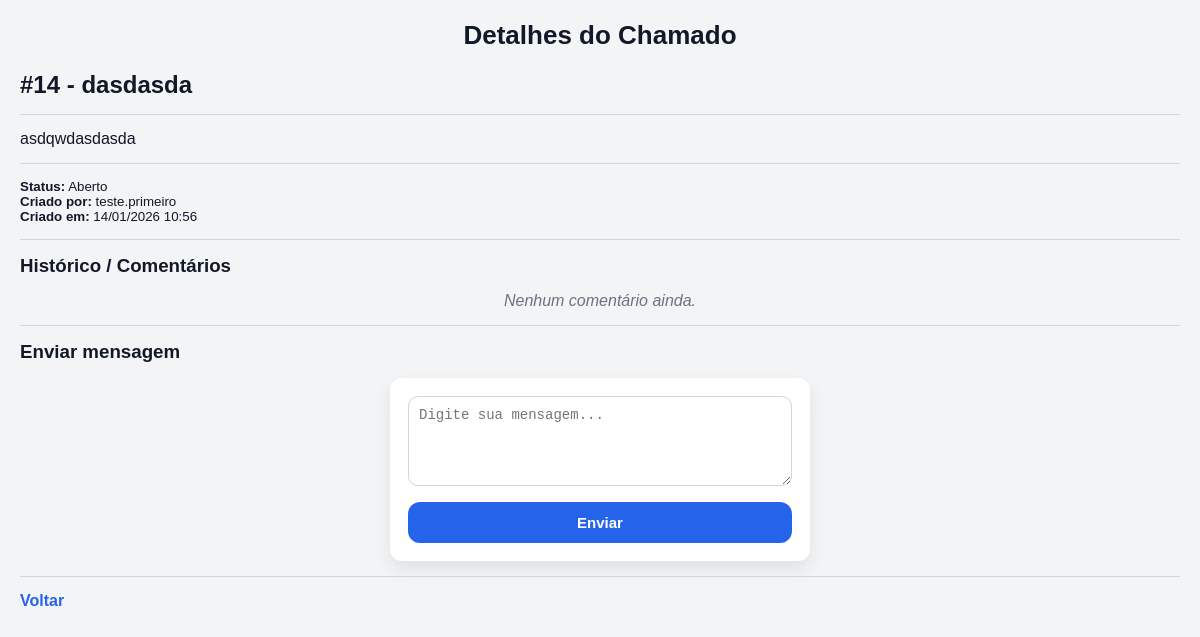
The page /ticket/14 (signed in) on the database as committed earlier.
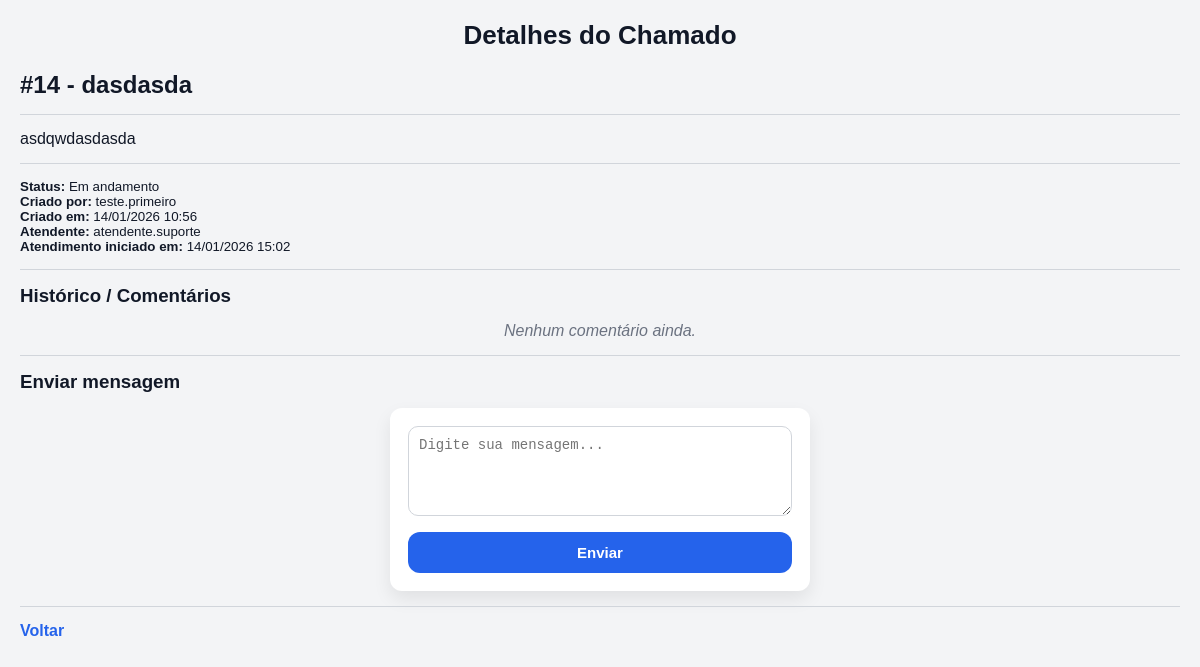
The same page on the database as committed later.
### tables this page shows
CREATE TABLE tickets (
    id INTEGER PRIMARY KEY AUTOINCREMENT, -- ID único do chamado (auto incremento)

    titulo TEXT NOT NULL,                 -- Título do chamado
    descricao TEXT NOT NULL,              -- Descrição do problema

    status TEXT NOT NULL,                 -- Status do ticket: Aberto | Em andamento | Fechado

    user_id INTEGER NOT NULL,             -- ID do usuário que criou o chamado

    attendant_id INTEGER,                 -- ID do atendente responsável (pode ser NULL)

    created_at TEXT NOT NULL,             -- Data/hora de criação do chamado

    started_at TEXT,                      -- Data/hora de início do atendimento (pode ser NULL)
    closed_at TEXT,                       -- Data/hora de fechamento (pode ser NULL)

    is_hidden INTEGER NOT NULL,           -- 0 = visível | 1 = oculto (soft delete)

    hidden_by INTEGER,                    -- ID de quem ocultou (atendente/admin)
    hidden_at TEXT                        -- Data/hora que foi ocultado
, last_status_at TEXT, last_status_by INTEGER, last_comment_at TEXT, last_comment_by INTEGER, user_seen_at TEXT, attendant_seen_at TEXT, admin_seen_at TEXT, user_seen_comment_id INTEGER, attendant_seen_comment_id INTEGER, admin_seen_comment_id INTEGER, user_seen_status_at TEXT, attendant_seen_status_at TEXT, admin_seen_status_at TEXT);

CREATE TABLE users (
    id INTEGER PRIMARY KEY AUTOINCREMENT,
    username TEXT NOT NULL UNIQUE,
    email TEXT,
    senha TEXT NOT NULL,
    is_admin INTEGER NOT NULL
);

### app.py (the view, shortened to what this page needs)
@app.route('/ticket/<int:ticket_id>')
def ticket_detail(ticket_id):
    if 'user_id' not in session:
        return redirect(url_for('login'))
    nivel = session.get('nivel')
    conn = get_db_connection()
    cursor = conn.cursor()
    cursor.execute("""
        SELECT
            tickets.id,
            tickets.status,
            tickets.is_hidden,
            tickets.user_id,
            tickets.attendant_id,
            attendant.username AS attendant_name
        FROM tickets
        LEFT JOIN users AS attendant ON tickets.attendant_id = attendant.id
        WHERE tickets.id = ?
    """, (ticket_id,))
    info = cursor.fetchone()
    if not info:
        conn.close()
        flash(f"Chamado Nº: {ticket_id} não encontrado.", "error")
        return redirect(url_for('dashboard'))
    status = info["status"]
    is_hidden = info["is_hidden"]
    atendente = info["attendant_name"] or "—"
    if is_hidden == 1 and nivel != 2:
        conn.close()
        flash(f"Chamado Nº: {ticket_id} não encontrado.", "error")
        return redirect(url_for('dashboard'))
    ticket = None
    if nivel == 2:
        cursor.execute("""
            SELECT
                tickets.id,
                tickets.titulo,
                tickets.descricao,
                tickets.status,
                tickets.created_at,
                tickets.started_at,
                tickets.closed_at,
                tickets.is_hidden,
                creator.username AS creator_name,
                attendant.username AS attendant_name,
                hider.username AS hider_name,
                tickets.hidden_at
            FROM tickets
            JOIN users AS creator ON tickets.user_id = creator.id
            LEFT JOIN users AS attendant ON tickets.attendant_id = attendant.id
            LEFT JOIN users AS hider ON tickets.hidden_by = hider.id
            WHERE tickets.id = ?
        """, (ticket_id,))
        ticket = cursor.fetchone()
    elif nivel == 0:
        cursor.execute("""
            SELECT
                tickets.id,
                tickets.titulo,
                tickets.descricao,
                tickets.status,
                tickets.created_at,
                tickets.started_at,
                tickets.closed_at,
                tickets.is_hidden,
                creator.username AS creator_name,
                attendant.username AS attendant_name,
                hider.username AS hider_name,
                tickets.hidden_at
            FROM tickets
            JOIN users AS creator ON tickets.user_id = creator.id
            LEFT JOIN users AS attendant ON tickets.attendant_id = attendant.id
            LEFT JOIN users AS hider ON tickets.hidden_by = hider.id
            WHERE tickets.id = ?
              AND tickets.user_id = ?
              AND tickets.is_hidden = 0
        """, (ticket_id, session['user_id']))
        ticket = cursor.fetchone()
    cursor.execute("""
        SELECT
            tc.id,
            tc.comment,
            tc.created_at,
            u.username AS author
        FROM ticket_comments tc
        JOIN users u ON tc.user_id = u.id
        WHERE tc.ticket_id = ?
        ORDER BY tc.id ASC
    """, (ticket_id,))
    comments = cursor.fetchall()
    conn.close()
    marcar_ticket_como_visto(ticket_id)
    return render_template('ticket_detail.html', ticket=ticket, comments=comments)

### app.py (called while the page is built, shortened)
def get_db_connection():
    conn = sqlite3.connect('database.db')
    conn.row_factory = sqlite3.Row
    return conn

def marcar_ticket_como_visto(ticket_id):
    if "user_id" not in session:
        return
    nivel = session.get("nivel")
    user_id = session.get("user_id")
    if nivel not in [0, 1, 2]:
        return
    if nivel == 0:
        coluna = "user_seen_comment_id"
    elif nivel == 1:
        coluna = "attendant_seen_comment_id"
    else:
        coluna = "admin_seen_comment_id"
    conn = get_db_connection()
    cursor = conn.cursor()
    cursor.execute("""
        SELECT MAX(id) AS last_id
        FROM ticket_comments
        WHERE ticket_id = ?
    """, (ticket_id,))
    last_comment = cursor.fetchone()
    last_id = last_comment["last_id"] if last_comment and last_comment["last_id"] else None
    if not last_id:
        conn.close()
        return

### templates/ticket_detail.html (shortened to what this page needs)
<!DOCTYPE html>
<html lang="pt-br">
<head>
    <link rel="stylesheet" href="{{ url_for('static', filename='style.css') }}">
</head>
<body>
<h1>Detalhes do Chamado</h1>
<h2>#{{ ticket['id'] }} - {{ ticket['titulo'] }}</h2>
<hr>
<p>{{ ticket['descricao'] }}</p>
<hr>
<small>
    <p><strong>Status:</strong>
        {% if ticket['is_hidden'] == 1 %}
            Ocultado
        {% else %}
            {{ ticket['status'] }}
        {% endif %}
    </p>
    <p><strong>Criado por:</strong> {{ ticket['creator_name'] }}</p>
    <p><strong>Criado em:</strong> {{ ticket['created_at'] }}</p>
    {% if ticket['attendant_name'] %}
        <p><strong>Atendente:</strong> {{ ticket['attendant_name'] }}</p>
    {% endif %}
    {% if ticket['started_at'] %}
        <p><strong>Atendimento iniciado em:</strong> {{ ticket['started_at'] }}</p>
    {% endif %}
</small>
<hr>
<h3>Histórico / Comentários</h3>
{% if comments %}
    <div class="comments-box">
        {% for c in comments %}
            <div class="comment-item">
                <div class="comment-header">
                    <strong>{{ c['author'] }}</strong>
                    <span>{{ c['created_at'] }}</span>
                </div>
                <div class="comment-body">
                    {{ c['comment'] }}
                </div>
            </div>
        {% endfor %}
    </div>
{% else %}
    <p class="vazio">Nenhum comentário ainda.</p>
{% endif %}
<hr>
<h3>Enviar mensagem</h3>
<form method="POST" action="{{ url_for('add_comment', ticket_id=ticket['id']) }}">
    <textarea name="comment" rows="4" placeholder="Digite sua mensagem..." required></textarea>
    <button type="submit">Enviar</button>
</form>
<hr>
<p>
    <a href="{{ url_for('dashboard') }}">Voltar</a>
</p>
</body>
</html>

### static/style.css (style rules this page uses)
* { margin: 0; padding: 0; box-sizing: border-box; }
body { font-family: Arial, Helvetica, sans-serif; background: #f3f4f6; color: #111827; padding: 20px; }
h1 { text-align: center; margin-bottom: 20px; font-size: 26px; }
a { color: #2563eb; text-decoration: none; font-weight: bold; }
hr { margin: 15px 0; border: none; border-top: 1px solid #d1d5db; }
form { background-color: #ffffff; width: 100%; max-width: 420px; margin: 15px auto; padding: 18px; border-radius: 12px; box-shadow: 0 8px 18px rgba(0,0,0,0.08); }
textarea { width: 100%; padding: 10px; resize: vertical; border-radius: 10px; border: 1px solid #d1d5db; outline: none; font-size: 14px; min-height: 90px; margin-bottom: 12px; }
button { width: 100%; padding: 12px; background-color: #2563eb; color: white; border: none; cursor: pointer; border-radius: 12px; font-size: 15px; font-weight: bold; transition: 0.2s; }
.vazio { font-style: italic; color: #6b7280; text-align: center; margin-top: 15px; }

Rows that differ between the two databases and show on the page:
changed tickets "dasdasda": status "Aberto" → "Em andamento"; started_at (not shown) → "14/01/2026 15:02"
now on this page (row unchanged): users: attendant_name "atendente.suporte"
Other text that changed with them:
text now shown: "Atendente: Atendimento iniciado em:"
